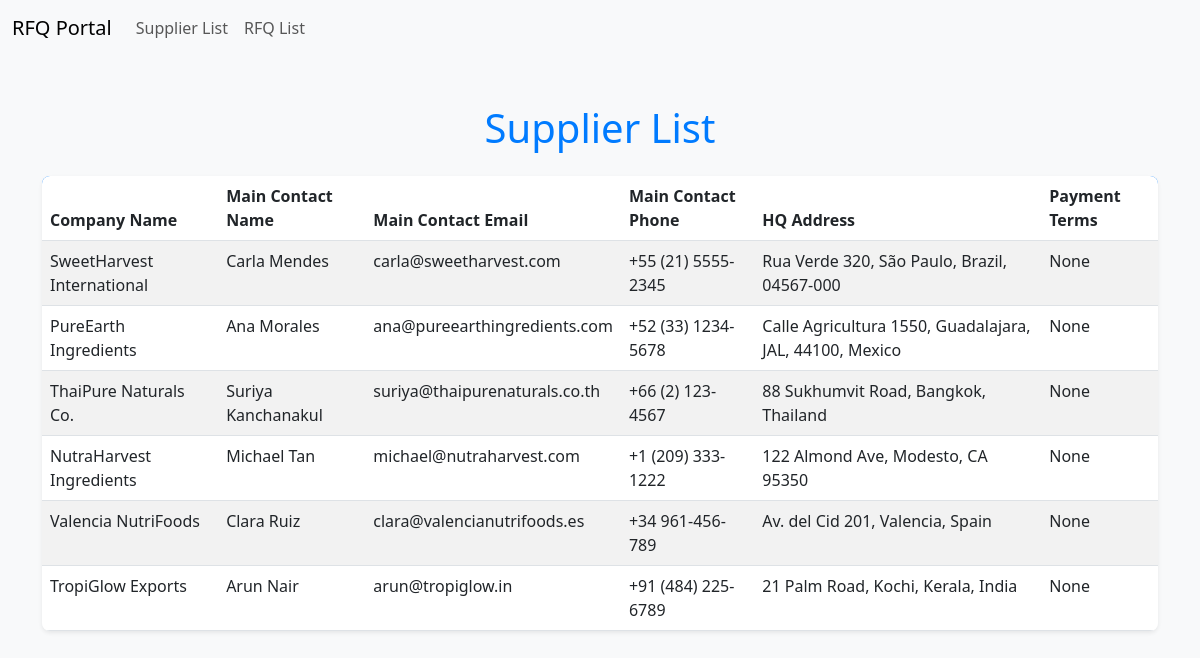
Screenshot of /suppliers/ with the database file from the repository.
### compareapp/models.py (models this page shows, shortened)
class Supplier(models.Model):
    company_name = models.CharField(max_length=255, primary_key=True)
    main_contact_name = models.CharField(max_length=255, null=True, blank=True)
    main_contact_email = models.EmailField(null=True, blank=True)
    main_contact_phone = models.CharField(max_length=20, null=True, blank=True)
    hq_address = models.TextField(null=True, blank=True)
    payment_terms = models.CharField(max_length=255, null=True, blank=True)

### compareapp/views.py (the view)
# urls.py: path('suppliers/', SupplierListView.as_view(), name='supplier-list'),
class SupplierListView(View):
    def get(self, request):
        suppliers = Supplier.objects.all()
        return render(request, 'compareapp/supplier_list.html', {'suppliers': suppliers})

### compareapp/templates/compareapp/supplier_list.html (shortened to what this page needs)
<!DOCTYPE html>
<html lang="en">
<head>
    <link href="https://cdn.jsdelivr.net/npm/bootstrap@5.3.0/dist/css/bootstrap.min.css" rel="stylesheet">
</head>
<body>
    <nav class="navbar navbar-expand-lg navbar-light bg-light">
        <div class="container-fluid">
            <a class="navbar-brand" href="#">RFQ Portal</a>
            <div class="collapse navbar-collapse" id="navbarNav">
                <ul class="navbar-nav">
                    <li class="nav-item">
                        <a class="nav-link" href="{% url 'supplier-list' %}">Supplier List</a>
                    </li>
                    <li class="nav-item">
                        <a class="nav-link" href="{% url 'rfq-list' %}">RFQ List</a>
                    </li>
                </ul>
            </div>
        </div>
    </nav>
    <div class="container mt-5">
        <h1 class="text-center mb-4">Supplier List</h1>
        <table class="table table-striped table-hover shadow-sm">
            <thead>
                <tr>
                    <th>Company Name</th>
                    <th>Main Contact Name</th>
                    <th>Main Contact Email</th>
                    <th>Main Contact Phone</th>
                    <th>HQ Address</th>
                    <th>Payment Terms</th>
                </tr>
            </thead>
            <tbody>
                {% for supplier in suppliers %}
                <tr>
                    <td>{{ supplier.company_name }}</td>
                    <td>{{ supplier.main_contact_name }}</td>
                    <td>{{ supplier.main_contact_email }}</td>
                    <td>{{ supplier.main_contact_phone }}</td>
                    <td>{{ supplier.hq_address }}</td>
                    <td>{{ supplier.payment_terms }}</td>
                </tr>
                {% endfor %}
            </tbody>
        </table>
    </div>
</body>
</html>

### compareapp/templates/compareapp/supplier_list.html (style rules this page uses)
body { background-color: #f8f9fa; }
.table { border-radius: 8px; overflow: hidden; }
.table thead { background-color: #007bff; color: white; }
h1 { color: #007bff; }

### rows the page displays
Supplier: company_name "SweetHarvest International", main_contact_name "Carla Mendes", main_contact_email "carla@sweetharvest.com", main_contact_phone "+55 (21) 5555-2345", hq_address "Rua Verde 320, São Paulo, Brazil, 04567-000", payment_terms "None"
Supplier: company_name "PureEarth Ingredients", main_contact_name "Ana Morales", main_contact_email "ana@pureearthingredients.com", main_contact_phone "+52 (33) 1234-5678", hq_address "Calle Agricultura 1550, Guadalajara, JAL, 44100, Mexico", payment_terms "None"
Supplier: company_name "ThaiPure Naturals Co.", main_contact_name "Suriya Kanchanakul", main_contact_email "suriya@thaipurenaturals.co.th", main_contact_phone "+66 (2) 123-4567", hq_address "88 Sukhumvit Road, Bangkok, Thailand", payment_terms "None"
Supplier: company_name "NutraHarvest Ingredients", main_contact_name "Michael Tan", main_contact_email "michael@nutraharvest.com", main_contact_phone "+1 (209) 333-1222", hq_address "122 Almond Ave, Modesto, CA 95350", payment_terms "None"
Supplier: company_name "Valencia NutriFoods", main_contact_name "Clara Ruiz", main_contact_email "clara@valencianutrifoods.es", main_contact_phone "+34 961-456-789", hq_address "Av. del Cid 201, Valencia, Spain", payment_terms "None"
Supplier: company_name "TropiGlow Exports", main_contact_name "Arun Nair", main_contact_email "arun@tropiglow.in", main_contact_phone "+91 (484) 225-6789", hq_address "21 Palm Road, Kochi, Kerala, India", payment_terms "None"
